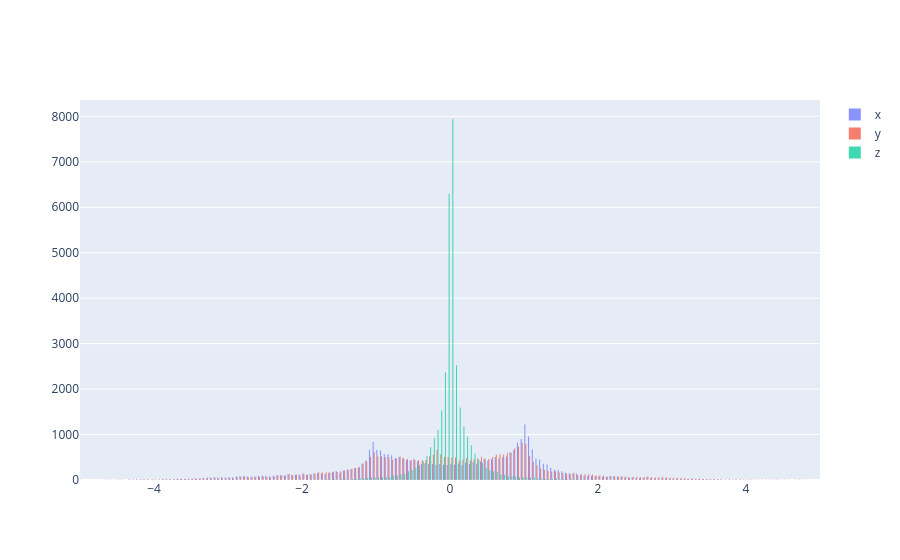

Here is the notebook cell this chart was saved with:
### Code cell
xs = state_vectors[:,0]
ys = state_vectors[:,1]
zs = state_vectors[:,2]
# Add 1 to shift the mean of the Gaussian distribution

fig = go.Figure()
fig.add_trace(go.Histogram(x=xs, name='x'))
fig.add_trace(go.Histogram(x=ys, name='y'))
fig.add_trace(go.Histogram(x=zs, name='z'))
# Reduce opacity to see both histograms
fig.update_traces(opacity=0.75)
fig.update_xaxes(range=[-5, 5])
fig.show()

### Figure 1 — Plotly figure (JSON) as saved in the notebook; plotly's stock layout.template omitted (floating-point values rounded to 4 significant figures; data arrays with more than 128 entries replaced by an {"elided": "..."} marker saying what was removed)
{"data": [{"name": "x", "opacity": 0.75, "type": "histogram", "x": {"elided": "34324 float values"}}, {"name": "y", "opacity": 0.75, "type": "histogram", "x": {"elided": "34324 float values"}}, {"name": "z", "opacity": 0.75, "type": "histogram", "x": {"elided": "34324 float values"}}], "layout": {"xaxis": {"range": [-5, 5]}}}
